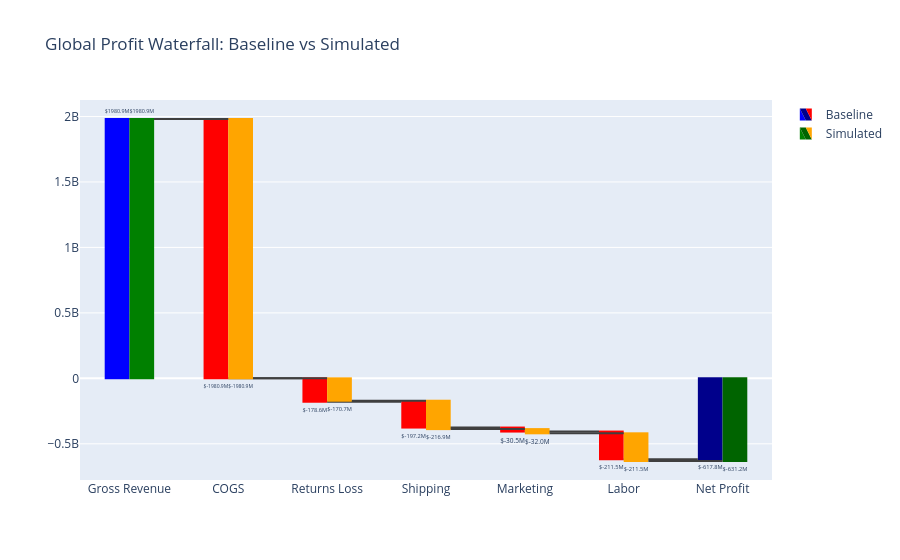
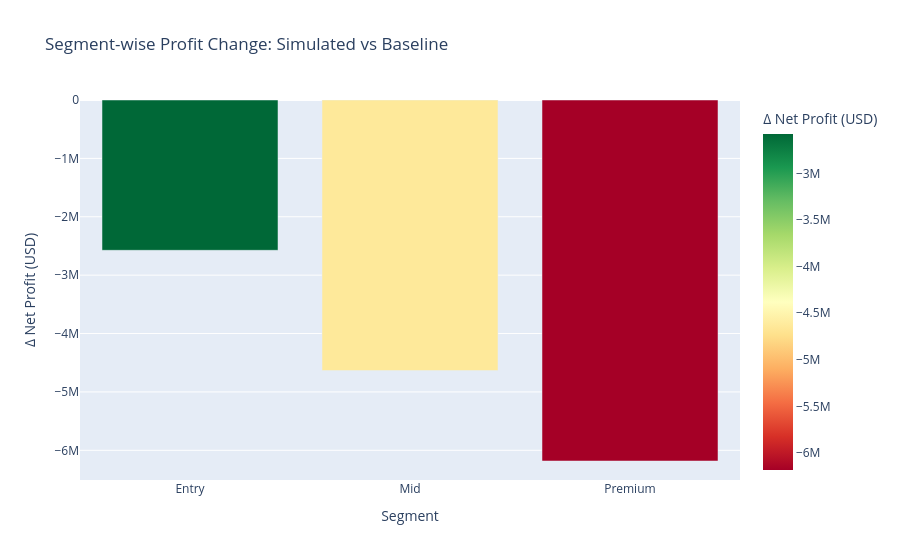
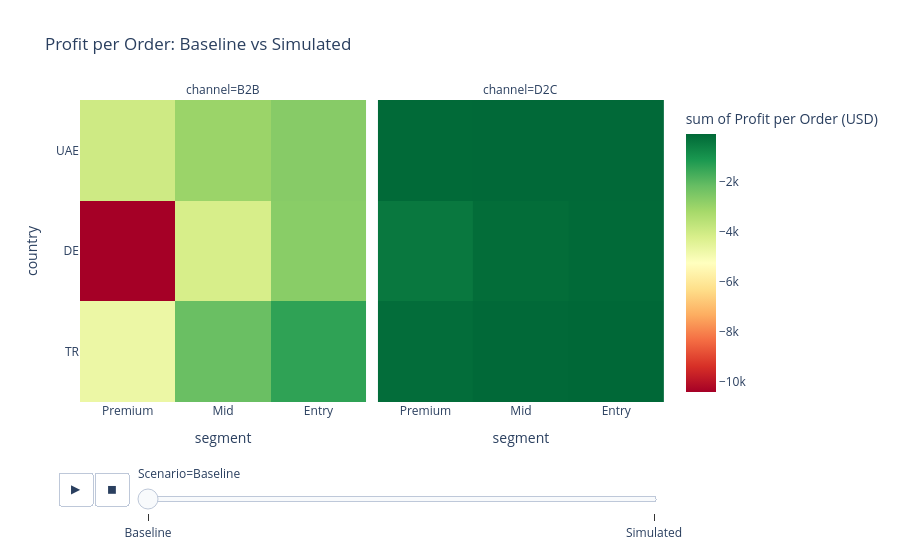

The notebook cell saved with these charts, in order:
### Markdown cell above
In a scenario where returns are reduced by 20% and shipping costs increase by 10%, net profit is -$631 million, representing a $13.8 million greater loss than baseline. This indicates that short-term operational improvements need to be balanced against cost shocks.

### Code cell
import plotly.express as px
import plotly.graph_objects as go
import pandas as pd

def visualize_simulation_comparison(df_baseline, df_simulated, matrix_baseline, matrix_simulated):
    """
    CFO seviyesi karşılaştırma:
    1️⃣ Waterfall: Baseline vs Simulated
    2️⃣ Segment-wise Profit Shift
    3️⃣ Profit per Order Heatmap (Baseline ve Simulated)
    4️⃣ Net Margin Insight
    """

    # --- 1️⃣ Waterfall: Net Profit Breakdown ---
    waterfall_df = pd.DataFrame({
        'Category': ['Gross Revenue', 'COGS', 'Returns Loss', 'Shipping', 'Marketing', 'Labor', 'Net Profit'],
        'Baseline': [
            df_baseline['gross_revenue_usd'].sum(),
            df_baseline['cogs'].sum(),
            df_baseline['gross_revenue_usd'].sum() - df_baseline['net_revenue_usd'].sum(),
            df_baseline['total_shipping_cost'].sum(),
            df_baseline['total_marketing_cost'].sum(),
            df_baseline['labor_cost'].sum(),
            df_baseline['net_profit_usd'].sum()
        ],
        'Simulated': [
            df_simulated['gross_revenue_usd'].sum(),
            df_simulated['cogs'].sum(),
            df_simulated['gross_revenue_usd'].sum() - df_simulated['net_revenue_usd'].sum(),
            df_simulated['total_shipping_cost'].sum(),
            df_simulated['total_marketing_cost'].sum(),
            df_simulated['labor_cost'].sum(),
            df_simulated['new_net_profit'].sum()
        ]
    })

    # Waterfall için measure ve negatif değerleri ayarla
    def prep_waterfall_values(values):
        measure = ['relative'] * (len(values)-1) + ['total']
        y_values = values.copy()
        # maliyetleri negatif göster
        y_values[1:6] = [-v for v in y_values[1:6]]
        return measure, y_values

    fig_waterfall = go.Figure()
    for col, color_inc, color_dec, color_total in zip(
        ['Baseline','Simulated'],
        ['blue','green'],  # increasing
        ['red','orange'],  # decreasing
        ['darkblue','darkgreen']  # totals
    ):
        measure, y_values = prep_waterfall_values(waterfall_df[col].tolist())
        fig_waterfall.add_trace(go.Waterfall(
            name=col,
            x=waterfall_df['Category'],
            y=y_values,
            measure=measure,
            text=[f"${v/1e6:.1f}M" for v in y_values],
            textposition="outside",
            connector={"line":{"color":"rgb(63,63,63)"}},
            increasing={"marker":{"color":color_inc}},
            decreasing={"marker":{"color":color_dec}},
            totals={"marker":{"color":color_total}}
        ))

    fig_waterfall.update_layout(
        title="Global Profit Waterfall: Baseline vs Simulated",
        waterfallgap=0.5
    )
    fig_waterfall.show()

    # --- 2️⃣ Segment-wise Profit Shift ---
    seg_base = df_baseline.groupby('segment')['net_profit_usd'].sum().reset_index()
    seg_sim = df_simulated.groupby('segment')['new_net_profit'].sum().reset_index()
    seg_comp = seg_base.merge(seg_sim, on='segment')
    seg_comp.columns = ['Segment','Baseline','Simulated']
    seg_comp['Profit Change'] = seg_comp['Simulated'] - seg_comp['Baseline']

    fig_seg = px.bar(
        seg_comp,
        x='Segment',
        y='Profit Change',
        color='Profit Change',
        color_continuous_scale='RdYlGn',
        title="Segment-wise Profit Change: Simulated vs Baseline",
        labels={'Profit Change':'Δ Net Profit (USD)'}
    )
    fig_seg.show()

    # --- 3️⃣ Profit per Order Heatmap (Baseline vs Simulated) ---
    matrix_baseline['Scenario'] = 'Baseline'
    matrix_simulated['Scenario'] = 'Simulated'
    heatmap_df = pd.concat([matrix_baseline, matrix_simulated])

    fig_heatmap = px.density_heatmap(
        heatmap_df,
        x='segment',
        y='country',
        z='profit_per_order',
        facet_col='channel',
        color_continuous_scale='RdYlGn',
        facet_col_wrap=2,
        title="Profit per Order: Baseline vs Simulated",
        animation_frame='Scenario',
        labels={'profit_per_order':'Profit per Order (USD)'}
    )
    fig_heatmap.show()

    # --- 4️⃣ Margin Insight ---
    baseline_margin = df_baseline['net_profit_usd'].sum() / df_baseline['net_revenue_usd'].sum() * 100
    simulated_margin = df_simulated['new_net_profit'].sum() / df_simulated['net_revenue_usd'].sum() * 100
    print("\n--- 📈 MARGIN INSIGHT ---")
    print(f"Baseline Net Margin: %{baseline_margin:.2f}")
    print(f"Simulated Net Margin: %{simulated_margin:.2f}")
    print(f"Margin Improvement: {simulated_margin - baseline_margin:+.2f} percentage points")

# --- RUN VISUAL ---
profit_matrix_simulated = generate_profit_matrix(simulated_data)
visualize_simulation_comparison(df_master, simulated_data, profit_matrix, profit_matrix_simulated)

### Figure 1 — Plotly figure (JSON) as saved in the notebook; plotly's stock layout.template omitted (floating-point values rounded to 4 significant figures)
{"data": [{"connector": {"line": {"color": "rgb(63,63,63)"}}, "decreasing": {"marker": {"color": "red"}}, "increasing": {"marker": {"color": "blue"}}, "measure": ["relative", "relative", "relative", "relative", "relative", "relative", "total"], "name": "Baseline", "text": ["$1980.9M", "$-1980.9M", "$-178.6M", "$-197.2M", "$-30.5M", "$-211.5M", "$-617.8M"], "textposition": "outside", "totals": {"marker": {"color": "darkblue"}}, "type": "waterfall", "x": ["Gross Revenue", "COGS", "Returns Loss", "Shipping", "Marketing", "Labor", "Net Profit"], "y": [1981000000.0, -1981000000.0, -178600000.0, -197200000.0, -30522507, -211500000.0, -617800000.0]}, {"connector": {"line": {"color": "rgb(63,63,63)"}}, "decreasing": {"marker": {"color": "orange"}}, "increasing": {"marker": {"color": "green"}}, "measure": ["relative", "relative", "relative", "relative", "relative", "relative", "total"], "name": "Simulated", "text": ["$1980.9M", "$-1980.9M", "$-170.7M", "$-216.9M", "$-32.0M", "$-211.5M", "$-631.2M"], "textposition": "outside", "totals": {"marker": {"color": "darkgreen"}}, "type": "waterfall", "x": ["Gross Revenue", "COGS", "Returns Loss", "Shipping", "Marketing", "Labor", "Net Profit"], "y": [1981000000.0, -1981000000.0, -170700000.0, -216900000.0, -32050000.0, -211500000.0, -631200000.0]}], "layout": {"title": {"text": "Global Profit Waterfall: Baseline vs Simulated"}, "waterfallgap": 0.5}}

### Figure 2 — Plotly figure (JSON) as saved in the notebook; plotly's stock layout.template omitted (floating-point values rounded to 4 significant figures)
{"data": [{"hovertemplate": "Segment=%{x}<br>Δ Net Profit (USD)=%{marker.color}<extra></extra>", "legendgroup": "", "marker": {"color": [-2575000.0, -4635000.0, -6183000.0], "coloraxis": "coloraxis", "pattern": {"shape": ""}}, "name": "", "orientation": "v", "showlegend": false, "textposition": "auto", "type": "bar", "x": ["Entry", "Mid", "Premium"], "xaxis": "x", "y": [-2575000.0, -4635000.0, -6183000.0], "yaxis": "y"}], "layout": {"barmode": "relative", "coloraxis": {"colorbar": {"title": {"text": "Δ Net Profit (USD)"}}, "colorscale": [[0, "rgb(165,0,38)"], [0.1, "rgb(215,48,39)"], [0.2, "rgb(244,109,67)"], [0.3, "rgb(253,174,97)"], [0.4, "rgb(254,224,139)"], [0.5, "rgb(255,255,191)"], [0.6, "rgb(217,239,139)"], [0.7, "rgb(166,217,106)"], [0.8, "rgb(102,189,99)"], [0.9, "rgb(26,152,80)"], [1, "rgb(0,104,55)"]]}, "legend": {"tracegroupgap": 0}, "title": {"text": "Segment-wise Profit Change: Simulated vs Baseline"}, "xaxis": {"anchor": "y", "domain": [0, 1], "title": {"text": "Segment"}}, "yaxis": {"anchor": "x", "domain": [0, 1], "title": {"text": "Δ Net Profit (USD)"}}}}

### Figure 3 — Plotly figure (JSON) as saved in the notebook; plotly's stock layout.template omitted (floating-point values rounded to 4 significant figures)
{"data": [{"coloraxis": "coloraxis", "histfunc": "sum", "hovertemplate": "Scenario=Baseline<br>channel=B2B<br>segment=%{x}<br>country=%{y}<br>sum of Profit per Order (USD)=%{z}<extra></extra>", "name": "", "type": "histogram2d", "x": ["Premium", "Premium", "Mid", "Premium", "Mid", "Entry", "Entry", "Mid", "Entry"], "xaxis": "x", "xbingroup": "x", "y": ["TR", "DE", "TR", "UAE", "DE", "TR", "DE", "UAE", "UAE"], "yaxis": "y", "ybingroup": "y", "z": [-4731.0, -10430.0, -2200.0, -3978.0, -4172.0, -1389.0, -2710.0, -3001.0, -2667.0]}, {"coloraxis": "coloraxis", "histfunc": "sum", "hovertemplate": "Scenario=Baseline<br>channel=D2C<br>segment=%{x}<br>country=%{y}<br>sum of Profit per Order (USD)=%{z}<extra></extra>", "name": "", "type": "histogram2d", "x": ["Premium", "Premium", "Mid", "Premium", "Mid", "Entry", "Mid", "Entry", "Entry"], "xaxis": "x2", "xbingroup": "x", "y": ["TR", "UAE", "TR", "DE", "DE", "TR", "UAE", "DE", "UAE"], "yaxis": "y2", "ybingroup": "y", "z": [-170.7, -105.5, -87.36, -410.1, -166.8, -63.67, -86.89, -114.0, -93.21]}], "layout": {"annotations": [{"font": {}, "showarrow": false, "text": "channel=B2B", "x": 0.245, "xanchor": "center", "xref": "paper", "y": 1, "yanchor": "bottom", "yref": "paper"}, {"font": {}, "showarrow": false, "text": "channel=D2C", "x": 0.755, "xanchor": "center", "xref": "paper", "y": 1, "yanchor": "bottom", "yref": "paper"}], "coloraxis": {"colorbar": {"title": {"text": "sum of Profit per Order (USD)"}}, "colorscale": [[0, "rgb(165,0,38)"], [0.1, "rgb(215,48,39)"], [0.2, "rgb(244,109,67)"], [0.3, "rgb(253,174,97)"], [0.4, "rgb(254,224,139)"], [0.5, "rgb(255,255,191)"], [0.6, "rgb(217,239,139)"], [0.7, "rgb(166,217,106)"], [0.8, "rgb(102,189,99)"], [0.9, "rgb(26,152,80)"], [1, "rgb(0,104,55)"]]}, "legend": {"tracegroupgap": 0}, "sliders": [{"active": 0, "currentvalue": {"prefix": "Scenario="}, "len": 0.9, "pad": {"b": 10, "t": 60}, "steps": [{"args": [["Baseline"], {"frame": {"duration": 0, "redraw": true}, "fromcurrent": true, "mode": "immediate", "transition": {"duration": 0, "easing": "linear"}}], "label": "Baseline", "method": "animate"}, {"args": [["Simulated"], {"frame": {"duration": 0, "redraw": true}, "fromcurrent": true, "mode": "immediate", "transition": {"duration": 0, "easing": "linear"}}], "label": "Simulated", "method": "animate"}], "x": 0.1, "xanchor": "left", "y": 0, "yanchor": "top"}], "title": {"text": "Profit per Order: Baseline vs Simulated"}, "updatemenus": [{"buttons": [{"args": [null, {"frame": {"duration": 500, "redraw": true}, "fromcurrent": true, "mode": "immediate", "transition": {"duration": 500, "easing": "linear"}}], "label": "&#9654;", "method": "animate"}, {"args": [[null], {"frame": {"duration": 0, "redraw": true}, "fromcurrent": true, "mode": "immediate", "transition": {"duration": 0, "easing": "linear"}}], "label": "&#9724;", "method": "animate"}], "direction": "left", "pad": {"r": 10, "t": 70}, "showactive": false, "type": "buttons", "x": 0.1, "xanchor": "right", "y": 0, "yanchor": "top"}], "xaxis": {"anchor": "y", "domain": [0, 0.49], "title": {"text": "segment"}}, "xaxis2": {"anchor": "y2", "domain": [0.51, 1], "matches": "x", "title": {"text": "segment"}}, "yaxis": {"anchor": "x", "domain": [0, 1], "title": {"text": "country"}}, "yaxis2": {"anchor": "x2", "domain": [0, 1], "matches": "y", "showticklabels": false}}}
